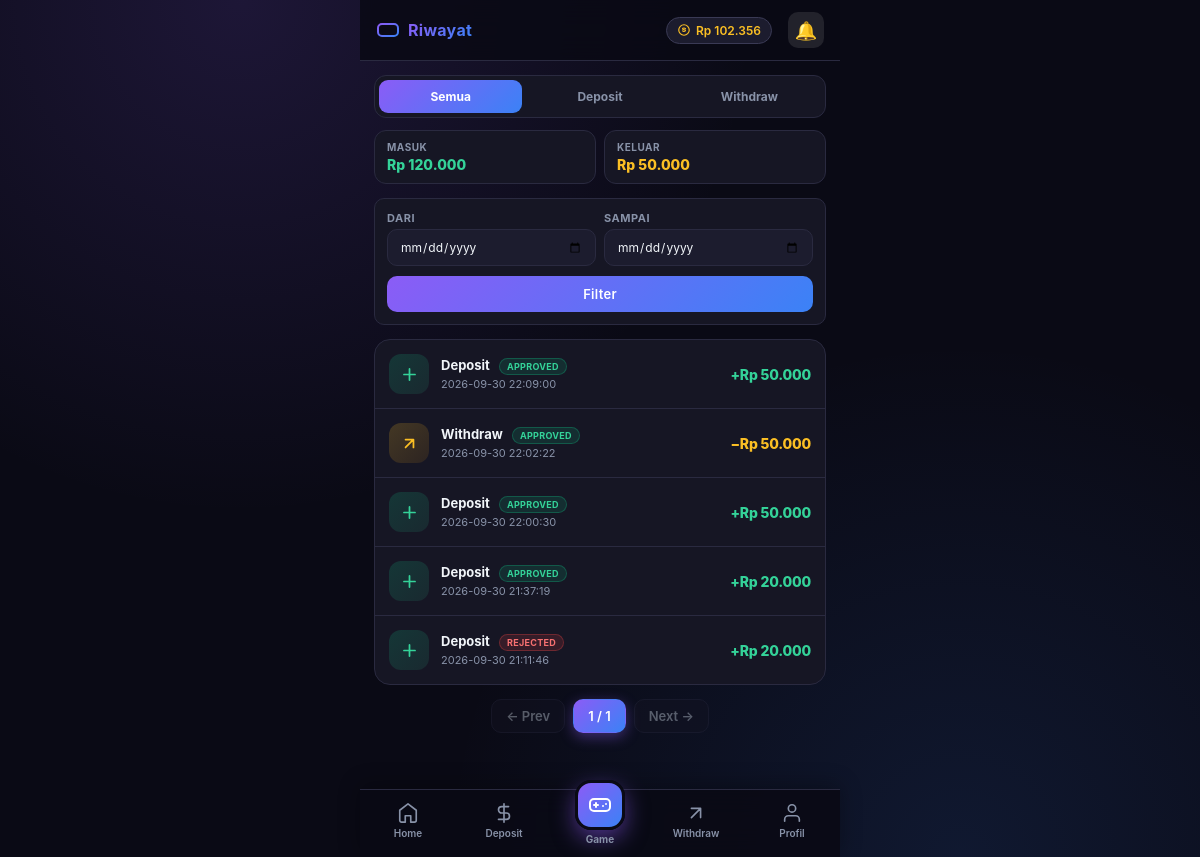
The page /user/riwayat (signed in) on the database its author committed.
### tables this page shows
CREATE TABLE transactions(
        id INTEGER PRIMARY KEY AUTOINCREMENT,
        user_id INTEGER NOT NULL,
        tipe TEXT NOT NULL CHECK(tipe IN ('deposit','withdraw')),
        jumlah REAL NOT NULL,
        status TEXT NOT NULL DEFAULT 'pending'
            CHECK(status IN ('pending','approved','rejected')),
        provider TEXT,
        norek TEXT,
        admin_note TEXT,
        created_at TEXT DEFAULT (datetime('now','localtime')),
        updated_at TEXT, bukti TEXT, expired_at TEXT,
        FOREIGN KEY(user_id) REFERENCES users(id)
    );

### app.py (the view)
@app.route("/user/riwayat")
@login_required("user")
def user_riwayat():
    u = _get_me()
    db = get_db()
    _auto_expire(db)
    tab = request.args.get("tab", "all")
    dari = request.args.get("dari", "").strip()
    sampai = request.args.get("sampai", "").strip()
    try:
        page = int(request.args.get("page", 1))
    except ValueError:
        page = 1
    if page < 1:
        page = 1
    PER_PAGE = 10
    where = ["user_id=?"]
    args = [u["id"]]
    if tab in ("deposit", "withdraw"):
        where.append("tipe=?")
        args.append(tab)
    if dari:
        where.append("date(created_at) >= ?")
        args.append(dari)
    if sampai:
        where.append("date(created_at) <= ?")
        args.append(sampai)
    wsql = " AND ".join(where)
    total = db.execute(f"SELECT COUNT(*) c FROM transactions WHERE {wsql}", args).fetchone()["c"]
    total_pages = max(1, (total + PER_PAGE - 1) // PER_PAGE)
    if page > total_pages:
        page = total_pages
    offset = (page - 1) * PER_PAGE
    tx = db.execute(f"SELECT * FROM transactions WHERE {wsql} ORDER BY id DESC LIMIT ? OFFSET ?",
                    (*args, PER_PAGE, offset)).fetchall()
    summary = {
        "total_in": db.execute(f"SELECT COALESCE(SUM(jumlah),0) s FROM transactions "
                               f"WHERE {wsql} AND tipe='deposit' AND status='approved'", args).fetchone()["s"],
        "total_out": db.execute(f"SELECT COALESCE(SUM(jumlah),0) s FROM transactions "
                                f"WHERE {wsql} AND tipe='withdraw' AND status='approved'", args).fetchone()["s"],
    }
    return render_template("user/riwayat.html", u=u, tx=tx, tab=tab, dari=dari, sampai=sampai,
                           page=page, total_pages=total_pages, summary=summary, active="riwayat")

### app.py (called while the page is built)
def get_db():
    if "db" not in g:
        g.db = sqlite3.connect(DB)
        g.db.row_factory = sqlite3.Row
    return g.db

def login_required(role):
    def deco(f):
        @wraps(f)
        def wrapper(*a, **kw):
            if session.get("role") != role:
                flash("Silakan login dulu.")
                return redirect(url_for("login"))
            return f(*a, **kw)
        return wrapper
    return deco

@app.context_processor
def inject_session():
    from flask import session as flask_session
    return {"session": flask_session}

@app.before_request
def _check_session_idle():
    if session.get("user_id") and request.endpoint not in ("static", "logout"):
        last = session.get("last_active")
        if last:
            try:
                delta = (datetime.now() - datetime.strptime(last, "%Y-%m-%d %H:%M:%S")).total_seconds()
                if delta > SESSION_IDLE_MIN * 60:
                    session.clear()
                    flash("Sesi berakhir karena tidak ada aktivitas. Silakan login ulang.")
                    return redirect(url_for("login"))
            except Exception:
                pass
        session["last_active"] = datetime.now().strftime("%Y-%m-%d %H:%M:%S")

def _get_me():
    return get_db().execute("SELECT * FROM users WHERE id=?", (session["user_id"],)).fetchone()

def _auto_expire(db):
    now = datetime.now().strftime("%Y-%m-%d %H:%M:%S")
    db.execute("UPDATE transactions SET status='expired', updated_at=? "
               "WHERE status='pending' AND tipe='deposit' AND expired_at IS NOT NULL AND expired_at < ?",
               (now, now))
    db.commit()

### templates/user/riwayat.html (shortened to what this page needs)
{% extends "base.html" %}
{% block header_title %}Riwayat{% endblock %}
{% block header_right %}
  <div class="saldo-chip">
    <svg viewBox="0 0 24 24" fill="none" stroke="currentColor" stroke-width="2" stroke-linecap="round" stroke-linejoin="round">
      <circle cx="12" cy="12" r="9"/>
      <path d="M14.5 9.5c-.5-.5-1.5-1-2.5-1s-2.5.5-2.5 1.5S10.5 11.5 12 11.5s2.5.5 2.5 1.5-1.5 1.5-2.5 1.5-2-.5-2.5-1"/>
    </svg>
  </div>
{% endblock %}
{% block content %}
<div class="filter-tabs">
  <a href="{{ url_for('user_riwayat', tab='all', dari=dari, sampai=sampai) }}"
     class="{{ 'active' if tab=='all' }}">Semua</a>
  <a href="{{ url_for('user_riwayat', tab='deposit', dari=dari, sampai=sampai) }}"
     class="{{ 'active' if tab=='deposit' }}">Deposit</a>
  <a href="{{ url_for('user_riwayat', tab='withdraw', dari=dari, sampai=sampai) }}"
     class="{{ 'active' if tab=='withdraw' }}">Withdraw</a>
</div>
<div class="stat-mini">
  <div class="sm in">
    <div class="lbl">Masuk</div>
    <div class="val">Rp {{ "{:,.0f}".format(summary.total_in or 0).replace(",",".") }}</div>
  </div>
  <div class="sm out">
    <div class="lbl">Keluar</div>
    <div class="val">Rp {{ "{:,.0f}".format(summary.total_out or 0).replace(",",".") }}</div>
  </div>
</div>
<div class="filter-date">
  <form method="get">
    <div class="row2">
      <div style="flex:1">
        <label>Dari</label>
        <input type="date" name="dari" value="{{ dari or '' }}">
      </div>
      <div style="flex:1">
        <label>Sampai</label>
        <input type="date" name="sampai" value="{{ sampai or '' }}">
      </div>
    </div>
    <div class="apply">
      <button type="submit">Filter</button>
    </div>
  </form>
</div>
{% if tx %}
<div class="tx-list">
  {% for t in tx %}
  <div class="tx-item">
    <div class="ic {{ 'depo' if t.tipe=='deposit' else 'wd' }}">
      {% if t.tipe=='deposit' %}
      <svg viewBox="0 0 24 24" fill="none" stroke="currentColor" stroke-linecap="round" stroke-linejoin="round">
        <line x1="12" y1="5" x2="12" y2="19"/><line x1="5" y1="12" x2="19" y2="12"/>
      </svg>
      {% else %}
      <svg viewBox="0 0 24 24" fill="none" stroke="currentColor" stroke-linecap="round" stroke-linejoin="round">
        <path d="M7 17l9.2-9.2M17 17V7H7"/>
      </svg>
      {% endif %}
    </div>
    <div class="info">
      <div class="jt">
        {{ 'Deposit' if t.tipe=='deposit' else 'Withdraw' }}
        <span class="badge {{ t.status }}" style="margin-left:6px;font-size:9px;padding:2px 7px">{{ t.status }}</span>
      </div>
      <div class="waktu">{{ t.created_at }}</div>
    </div>
    <div class="right">
      <div class="jl {{ 'in' if t.tipe=='deposit' else 'out' }}">
        {{ '+' if t.tipe=='deposit' else '−' }}Rp {{ "{:,.0f}".format(t.jumlah).replace(",",".") }}
      </div>
    </div>
  </div>
  {% endfor %}
</div>
<div class="pagination">
  {% if page > 1 %}
    <a href="{{ url_for('user_riwayat', tab=tab, dari=dari, sampai=sampai, page=page-1) }}">← Prev</a>
  {% else %}
    <span class="dis">← Prev</span>
  {% endif %}
  <span class="cur">{{ page }} / {{ total_pages }}</span>
  {% if page < total_pages %}
    <a href="{{ url_for('user_riwayat', tab=tab, dari=dari, sampai=sampai, page=page+1) }}">Next →</a>
  {% else %}
    <span class="dis">Next →</span>
  {% endif %}
</div>
{% else %}
<div class="empty">
  Tidak ada transaksi{{ ' di rentang tanggal ini' if dari or sampai }}.
</div>
{% endif %}
{% endblock %}
{% block bottomnav %}{% include "partials/bottomnav.html" %}{% endblock %}

### templates/base.html (style rules this page uses)
:root { --bg:#0a0a15; --bg-2:#12121f; --card:#161624; --card-2:#1c1c2e; --border:#2a2a40; --border-2:#3a3a55; --text:#f1f5f9; --text-2:#cbd5e1; --muted:#8892a8; --primary:#8b5cf6; --primary-2:#a855f7; --primary-glow:rgba(139,92,246,.4); --blue:#3b82f6; --green:#10b981; --red:#ef4444; --amber:#f59e0b; --gold:#fbbf24; --grad-1:linear-gradient(135deg,#8b5cf6,#3b82f6); --grad-2:linear-gradient(135deg,#a855f7,#ec4899); --grad-3:linear-gradient(135deg,#10b981,#3b82f6); --radius:16px; --radius-sm:10px; }
* { box-sizing:border-box;-webkit-tap-highlight-color:transparent }
html,body { margin:0;padding:0 }
body { font-family:-apple-system,BlinkMacSystemFont,"Segoe UI",Roboto,sans-serif; max-width:480px;margin:0 auto;padding:0 0 96px; background:var(--bg);color:var(--text);min-height:100vh; background-image: radial-gradient(circle at 20% 0%,rgba(139,92,246,.15),transparent 40%), radial-gradient(circle at 80% 100%,rgba(59,130,246,.12),transparent 40%); background-attachment:fixed; animation:fadeIn .4s ease; }
.saldo-chip { display:flex;align-items:center;gap:5px; background:var(--card-2);border:1px solid var(--border-2); padding:5px 10px;border-radius:20px;font-size:12px; font-weight:600;color:var(--gold);white-space:nowrap; transition:.2s; }
.saldo-chip svg { width:14px;height:14px }
input,select,button,textarea { width:100%;padding:12px 14px;margin:6px 0; border:1px solid var(--border);border-radius:var(--radius-sm); font-size:14px;background:var(--card-2);color:var(--text); transition:.2s;font-family:inherit; }
input::placeholder,textarea::placeholder { color:var(--muted) }
button { background:var(--grad-1);color:#fff;border:0;border-radius:var(--radius-sm); font-weight:600;cursor:pointer;transition:.15s;position:relative; overflow:hidden;font-family:inherit;letter-spacing:.3px; }
.badge { display:inline-block;padding:3px 10px;border-radius:20px; font-size:11px;font-weight:700;letter-spacing:.3px;text-transform:uppercase }
.badge.approved { background:rgba(16,185,129,.15);color:#34d399;border:1px solid rgba(16,185,129,.3) }
.badge.rejected { background:rgba(239,68,68,.15);color:#f87171;border:1px solid rgba(239,68,68,.3) }
a { color:var(--primary);text-decoration:none;transition:.15s }

### rows shown on the page
transactions: tipe "Deposit", status "APPROVED", created_at "2026-09-30 22:09:00", tipe "+", jumlah "50.000"
transactions: tipe "Withdraw", status "APPROVED", created_at "2026-09-30 22:02:22", tipe "−", jumlah "50.000"
transactions: tipe "Deposit", status "APPROVED", created_at "2026-09-30 22:00:30", tipe "+", jumlah "50.000"
transactions: tipe "Deposit", status "APPROVED", created_at "2026-09-30 21:37:19", tipe "+", jumlah "20.000"
transactions: tipe "Deposit", status "REJECTED", created_at "2026-09-30 21:11:46", tipe "+", jumlah "20.000"

### other values the page prints
{{ "{:,.0f}".format(summary.total_in or 0).replace(",",".") }} "120.000"
{{ "{:,.0f}".format(summary.total_out or 0).replace(",",".") }} "50.000"
{{ page }} "1"
{{ total_pages }} "1"
